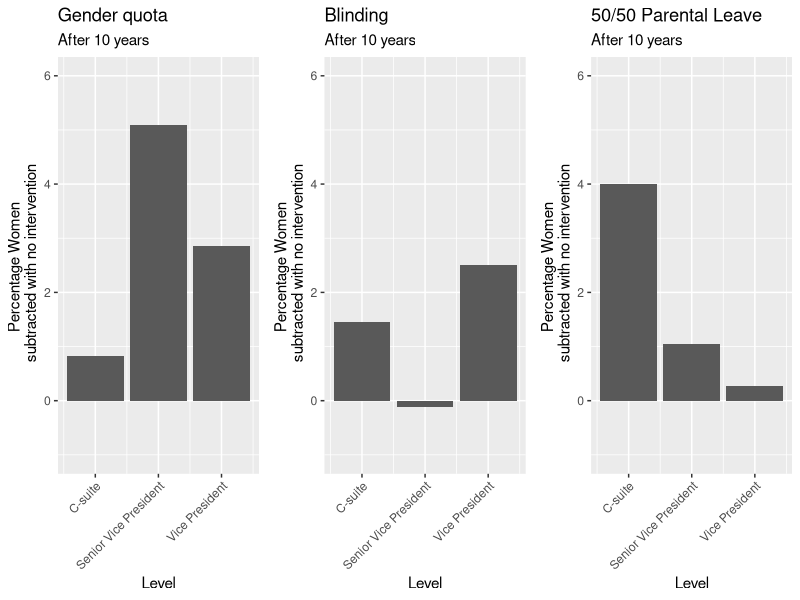

Recreate this plot in R.
## ---- chunk 1
knitr::opts_chunk$set(echo = TRUE)
## ---- chunk 2
library(tidyverse)
library(gridExtra)
library(knitr)
install.packages("kableExtra")
library(kableExtra)
## ---- chunk 3
setwd("/Users/annechristinevig/Desktop/sockult_24")

df_blinding <- read.csv("blinding_plot.csv")
df_no_int <- read.csv("no_int_plot.csv")
df_parental <- read.csv("parental_plot.csv")
df_quota <- read.csv("quota_plot.csv")
#df_vali <- read.csv("vali_plot.csv")
## ---- chunk 4
# List of data frame names
df_names_org <- c("df_blinding", "df_no_int", "df_parental", "df_quota")

# Loop over each data frame name to rename the first column to 'id'
for(df_name in df_names_org) {
  # Get the data frame
  df <- get(df_name)
  
  # Rename the first column to 'id'
  colnames(df)[1] <- "id"
  
  # Rename the 3rd column to 'month'
  colnames(df)[3] <- "month"
  
  #Removing 'levels" from 'positions', and converting levels into a numeric column containing     only the numbers of levels 
  df$position <- as.numeric(gsub("Level ", "", as.character(df$position)))

  # Assign the modified data frame back to its original name
  assign(df_name, df)
}
## ---- chunk 5
# loop for creating datasets  with data from the 5th year 
for(df_name in df_names_org) {

  # Get the data frame
  df <- get(df_name)

  # Filter the data frame to include only rows where 'month' is 59 
  filtered_df <- df %>% filter(month == 59)
  
  #Filtering positions so we get the three highest levels (1,2,3)
  filtered_df <- filtered_df %>% filter(position <= 3)

  # Create a new name ending with "_5y"
  new_name <- paste0(df_name, "_5y")
  
  # Assign the filtered data frame to the new name
  assign(new_name, filtered_df)
}
## ---- chunk 6

df_names_5y <- c("df_blinding_5y", "df_no_int_5y", "df_parental_5y", "df_quota_5y")

# Loop over each 5y data frame name
for(df_name_5y in df_names_5y) {
  
  # Skip the no intervention df 
  if (df_name_5y == "df_no_int_5y") {
    next
  }
  
  # Get the data frame
  df <- get(df_name_5y)
  
  # Subtract df_no_int_5y$percent_women from df$percent_women
  df$percent_wom <- df$percent_wom - df_no_int_5y$percent_wom
  #df$percent_wom <- (df$percent_wom - df_no_int_5y$percent_wom)/ df_no_int_10y$percent_wom *100
  
  # Assign the modified data frame back to its original name with "_sub" suffix
  assign(paste0(df_name_5y, "_sub"), df)
}
## ---- chunk 7
df_names_org

# loop for creating datasets only with data from the 10th year
for(df_name in df_names_org) {

  # Get the data frame
  df <- get(df_name)

  # Filter the data frame to include only rows where 'month' is 120
  filtered_df <- df %>% filter(month == 119)
  
  #Filtering positions 
  filtered_df <- filtered_df %>% filter(position <= 3)

  # Create a new name ending with "_10y"
  new_name <- paste0(df_name, "_10y")
  
  # Assign the filtered data frame to the new name
  assign(new_name, filtered_df)
}
## ---- chunk 8
df_names_10y <- c("df_blinding_10y", "df_no_int_10y", "df_parental_10y", "df_quota_10y")

# Loop over each 5y data frame name
for(df_name_10y in df_names_10y) {

  # Get the data frame
  df <- get(df_name_10y)
  
  # Subtract df_no_int_5y$percent_women from df$percent_women
  df$percent_wom <- df$percent_wom - df_no_int_10y$percent_wom
  
  # Assign the modified data frame back to its original name with "_sub" suffix
  assign(paste0(df_name_10y, "_sub"), df)
}
## ---- chunk 9
quota_10_plot <- ggplot(df_quota_10y_sub, aes(x = position, y = percent_wom)) + 
  geom_bar(stat = "identity") + 
  scale_x_continuous(breaks = c(1, 2, 3), labels = c("C-suite", "Senior Vice President", "Vice President"))+
  labs(title = "Gender quota", subtitle = "After 10 years") + 
  xlab("Level") + 
  ylab("Percentage Women \n subtracted with no intervention") + 
  ylim(-1, 6) + 
  theme(axis.text.x = element_text(angle = 45, hjust = 1)) # Adjust x-axis label orientation
## ---- chunk 10
blinding_10_plot <- ggplot(df_blinding_10y_sub, aes(x = position, y = percent_wom)) + 
  geom_bar(stat = "identity") + 
  scale_x_continuous(breaks = c(1, 2, 3), labels = c("C-suite", "Senior Vice President", "Vice President"))+
  labs(title = "Blinding", subtitle = "After 10 years") + 
  xlab("Level") + 
  ylab("Percentage Women \n subtracted with no intervention") + 
  ylim(-1, 6) +  
  theme(axis.text.x = element_text(angle = 45, hjust = 1)) # Adjust x-axis label orientation
## ---- chunk 11
parental_10_plot <- ggplot(df_parental_10y_sub, aes(x = position, y = percent_wom)) + 
  geom_bar(stat = "identity") + 
  scale_x_continuous(breaks = c(1, 2, 3), labels = c("C-suite", "Senior Vice President", "Vice President"))+
  labs(title = "50/50 Parental Leave", subtitle = "After 10 years") + 
  xlab("Level") + 
  ylab("Percentage Women \n subtracted with no intervention") + 
  ylim(-1, 6) + 
  theme(axis.text.x = element_text(angle = 45, hjust = 1)) # Adjust x-axis label orientation
## ---- chunk 12
grid.arrange(quota_10_plot, blinding_10_plot, parental_10_plot, nrow=1, ncol=3) 
## ---- chunk 13
# Combine the three dataframes into one
combined_df <- bind_rows(
  mutate(df_blinding_10y_sub, dataset = "Blinding"),
  mutate(df_parental_10y_sub, dataset = "Parental"),
  mutate(df_quota_10y_sub, dataset = "Quota")
)

combined_df
# Group by position and dataset, then summarize to calculate mean percentage_wom
summary_table <- combined_df %>%
  group_by(position, dataset) %>%
  summarize(mean_percentage_wom = round(mean(percent_wom), 2))

# Reshape the table to have position as rows and dataset as columns
summary_table_wide <- summary_table %>%
  pivot_wider(names_from = dataset, values_from = mean_percentage_wom)

# Generate the pretty table using kable and add grid and space between values
summary_table_kable <- kable(summary_table_wide, caption = "Mean Percentage of Women by Position subtracted with no intervention", align = "c") %>%
  kable_styling(full_width = FALSE) 
 
summary_table_kable
## ---- chunk 14
# Combine the three dataframes into one
combined_df2 <- bind_rows(
  mutate(df_blinding_10y_sub, dataset = "Blinding"),
  mutate(df_parental_10y_sub, dataset = "Parental"),
  mutate(df_quota_5y_sub, dataset = "Quota")
)

# Group by position and dataset, then summarize to calculate mean percentage_wom
summary_table2 <- combined_df %>%
  group_by(position, dataset) %>%
  summarize(mean_percentage_wom = round(mean(percent_wom), 2))

# Reshape the table to have position as rows and dataset as columns
summary_table_wide <- summary_table %>%
  pivot_wider(names_from = dataset, values_from = mean_percentage_wom)

# Generate the pretty table using kable and add grid and space between values
summary_table_kable <- kable(summary_table_wide, caption = "Mean Percentage of Women by Position subtracted with no intervention", align = "c") %>%
  kable_styling(full_width = FALSE) 
 
summary_table_kable
## ---- chunk 15
# Function to calculate relative difference
calculate_relative_difference <- function(df_intervention, df_no_intervention) {
  relative_diff <- (df_intervention - df_no_intervention) / df_no_intervention * 100
  return(round(relative_diff, 2))
}

# Calculate relative differences for each intervention
relative_diff_blinding <- calculate_relative_difference(df_blinding_10y, df_no_int_10y)
relative_diff_quota <- calculate_relative_difference(df_quota_10y, df_no_int_10y)
relative_diff_parental <- calculate_relative_difference(df_parental_10y, df_no_int_10y)

# Create dataframe for the table
top_row <- c("Blinding", "Parental Leave", "Quota")
second_row <- rep(c("1", "2", "3"), 3)
third_row <- combined_df$percent_wom
fourth_row <- c(relative_diff_blinding$percent_wom, relative_diff_parental$percent_wom, relative_diff_quota$percent_wom)

table_data <- data.frame(Intervention = rep(top_row, each = 3),
                         Level = second_row,
                         Mean_Percentage_Wom = third_row,
                         Relative_Difference = fourth_row)

# Generate the pretty table using kable
table_kable <- kable(table_data, caption = "Mean Percentage of Women subtracted with No Intervention and Relative Difference to No Intervention - After 10 years", align = "c") %>%
  kable_styling(full_width = FALSE)

table_kable   
## ---- chunk 16
